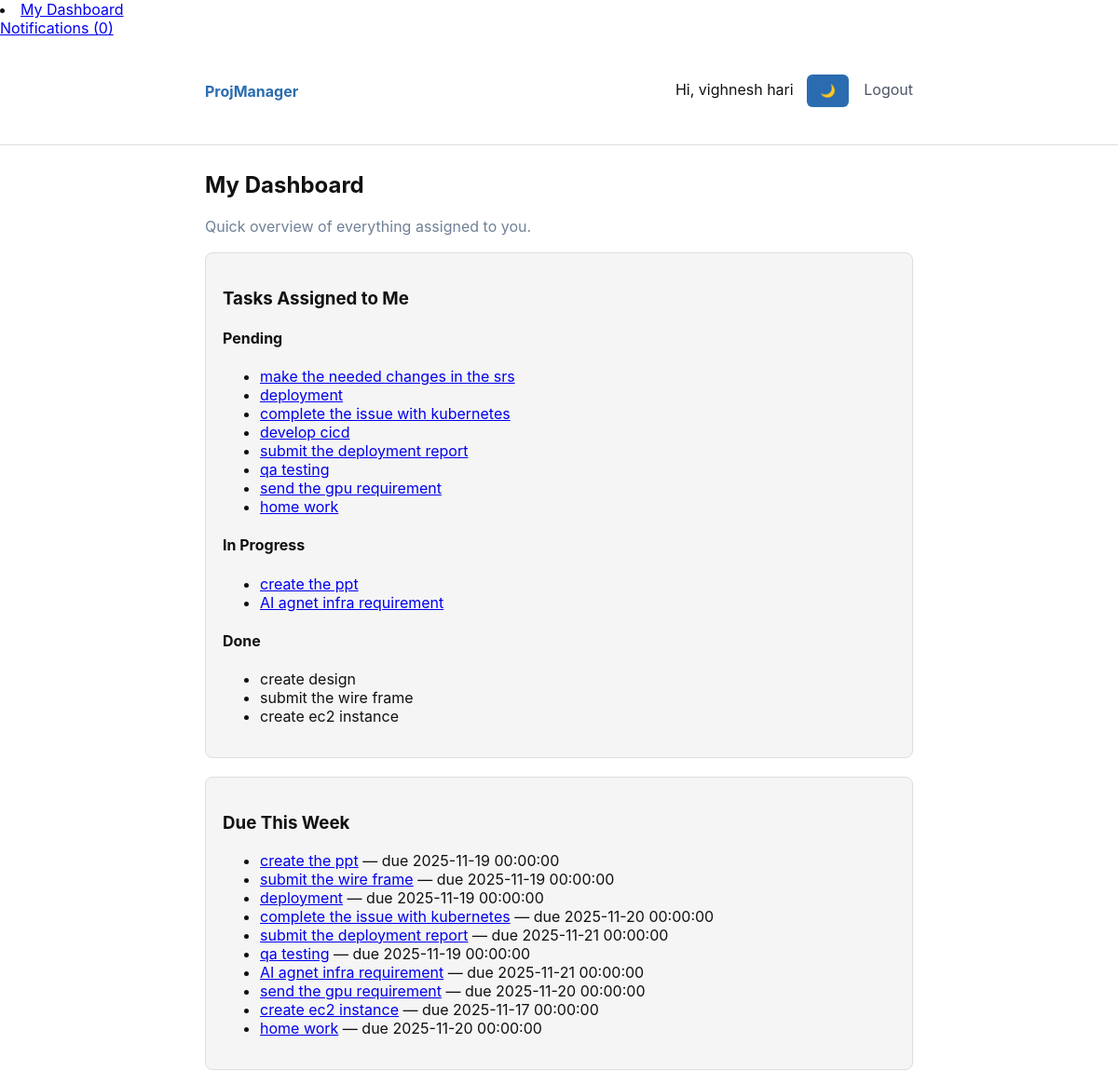
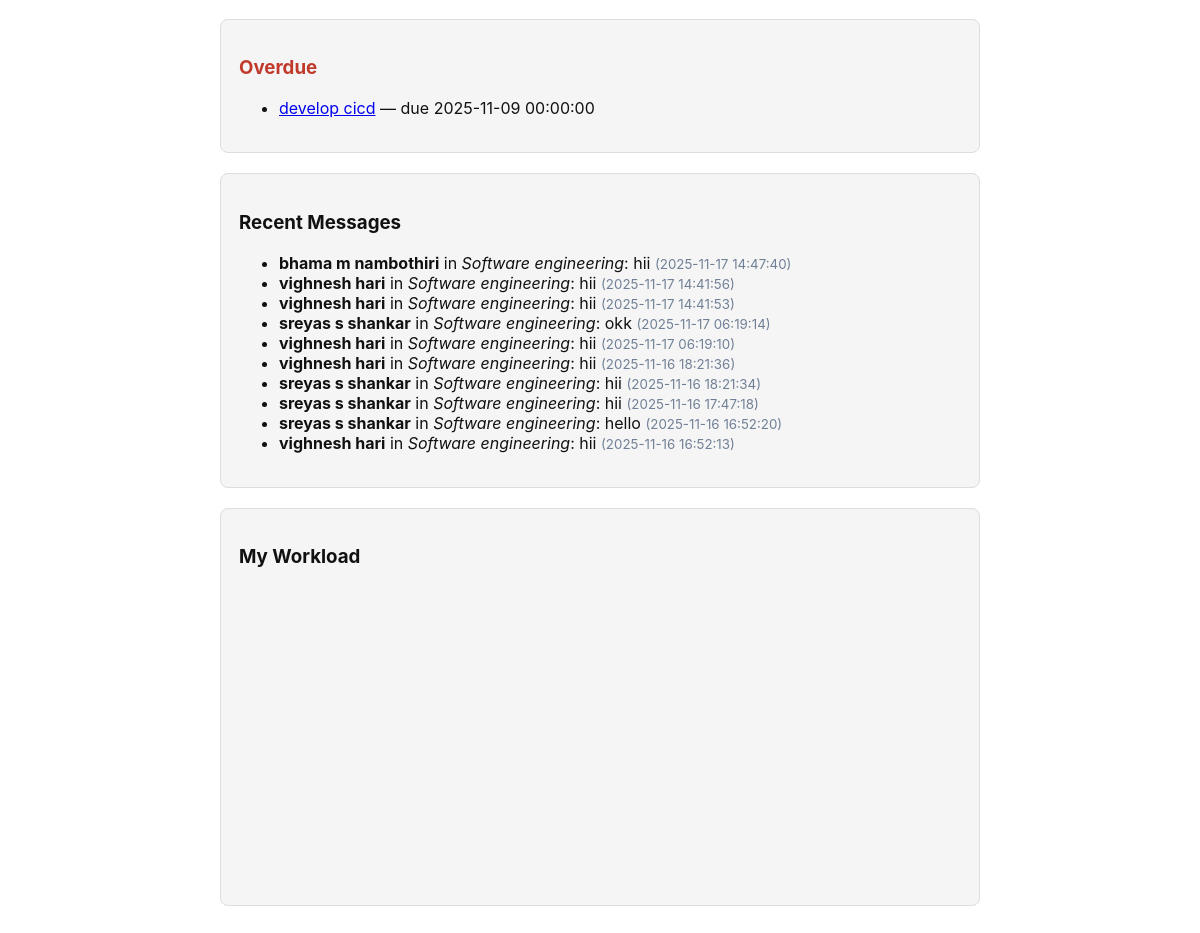
/my_dashboard (signed in), run on the app's committed database (2 pictures, top to bottom).
### models.py (models this page shows, shortened)
class User(db.Model, UserMixin):
    id = db.Column(db.Integer, primary_key=True)
    username = db.Column(db.String(80), unique=True, nullable=False)
    email = db.Column(db.String(120), unique=True, nullable=False)
    password_hash = db.Column(db.String(128), nullable=False)

class Task(db.Model):
    id = db.Column(db.Integer, primary_key=True)
    title = db.Column(db.String(150), nullable=False)
    description = db.Column(db.Text, nullable=True)
    status = db.Column(db.String(20), default='Pending')  # Pending, In Progress, Done
    created_by = db.Column(db.Integer, db.ForeignKey('user.id'), nullable=False)
    assigned_to = db.Column(db.Integer, db.ForeignKey('user.id'), nullable=True)
    group_id = db.Column(db.Integer, db.ForeignKey('group.id'), nullable=False)
    timestamp = db.Column(db.DateTime, default=db.func.now())
    priority = db.Column(db.String(10))
    activities = db.relationship('TaskActivity', backref='task', lazy=True)
    created_at = db.Column(db.DateTime, default=datetime.utcnow)
    due_date = db.Column(db.DateTime, nullable=True)
    updated_at = db.Column(db.DateTime, default=datetime.utcnow, onupdate=datetime.utcnow)
    pomodoro_active = db.Column(db.Boolean, default=False)
    pomodoro_end = db.Column(db.DateTime, nullable=True)
    creator = db.relationship('User', foreign_keys=[created_by], backref='created_tasks')
    assignee = db.relationship('User', foreign_keys=[assigned_to], backref='assigned_tasks')
    group = db.relationship('Group', backref='tasks')

class GroupMessage(db.Model):
    id = db.Column(db.Integer, primary_key=True)
    group_id = db.Column(db.Integer, db.ForeignKey('group.id'), nullable=False)
    user_id = db.Column(db.Integer, db.ForeignKey('user.id'), nullable=False)
    message = db.Column(db.Text, nullable=False)
    timestamp = db.Column(db.DateTime, default=db.func.now())
    user = db.relationship('User', backref='group_messages')
    group = db.relationship('Group', backref='messages')

class Group(db.Model):
    id = db.Column(db.Integer, primary_key=True)
    name = db.Column(db.String(100), nullable=False)
    description = db.Column(db.Text, nullable=True)
    admin_id = db.Column(db.Integer, db.ForeignKey('user.id'), nullable=False)
    admin = db.relationship('User', backref='owned_groups')
    members = db.relationship('GroupMembership', back_populates='group', cascade='all, delete-orphan')

### app.py (the view)
@app.route('/my_dashboard')
@login_required
def my_dashboard():
    user = current_user
    my_tasks = Task.query.filter_by(assigned_to=user.id).all()
    pending = [t for t in my_tasks if t.status == "Pending"]
    inprogress = [t for t in my_tasks if t.status == "In Progress"]
    done = [t for t in my_tasks if t.status == "Done"]
    today = datetime.utcnow().date()
    week_later = today + timedelta(days=7)
    due_this_week = []
    overdue = []
    for t in my_tasks:
        if not t.due_date:
            continue
        due = t.due_date.date() if isinstance(t.due_date, datetime) else t.due_date
        if today <= due <= week_later:
            due_this_week.append(t)
        if due < today and t.status != "Done":
            overdue.append(t)
    workload_data = [["Status", "Tasks"]]
    workload_data.append(["Pending", len(pending)])
    workload_data.append(["In Progress", len(inprogress)])
    workload_data.append(["Done", len(done)])
    groups = [m.group for m in user.memberships]
    recent_messages = GroupMessage.query \
        .filter(GroupMessage.group_id.in_([g.id for g in groups])) \
        .order_by(GroupMessage.timestamp.desc()) \
        .limit(10).all()
    activity = {}
    for t in my_tasks:
        if hasattr(t, "activities"):
            for act in t.activities:
                d = act.timestamp.date()
                activity[d] = activity.get(d, 0) + 1
    for msg in recent_messages:
        d = msg.timestamp.date()
        activity[d] = activity.get(d, 0) + 1
    activity_map = {str(d): c for d, c in activity.items()}
    return render_template(
        "user_dashboard.html",
        user=user,
        pending=pending,
        inprogress=inprogress,
        done=done,
        due_this_week=due_this_week,
        overdue=overdue,
        recent_messages=recent_messages,
        workload_data=workload_data,
        activity_map=activity_map
    )

### app.py (called while the page is built)
@login_manager.user_loader
def load_user(user_id):
    return User.query.get(int(user_id))

@app.context_processor
def inject_notifications():
    if current_user.is_authenticated:
        unread = Notification.query.filter_by(user_id=current_user.id, is_read=False).all()
        return dict(unread_notifications=unread)
    return dict(unread_notifications=[])

### templates/user_dashboard.html (shortened to what this page needs)
{% extends 'base.html' %}
{% block content %}
<h2>My Dashboard</h2>
<p class="muted">Quick overview of everything assigned to you.</p>
<div class="card">
    <h3>Tasks Assigned to Me</h3>
    <h4>Pending</h4>
    {% if pending %}
        <ul>
        {% for t in pending %}
            <li><a href="{{ url_for('task_detail', group_id=t.group_id, task_id=t.id) }}">{{ t.title }}</a></li>
        {% endfor %}
        </ul>
    {% else %}
        <p>No pending tasks 🎉</p>
    {% endif %}
    <h4>In Progress</h4>
    {% if inprogress %}
        <ul>
        {% for t in inprogress %}
            <li><a href="{{ url_for('task_detail', group_id=t.group_id, task_id=t.id) }}">{{ t.title }}</a></li>
        {% endfor %}
        </ul>
    {% else %}
        <p>No active tasks.</p>
    {% endif %}
    <h4>Done</h4>
    {% if done %}
        <ul>
        {% for t in done %}
            <li>{{ t.title }}</li>
        {% endfor %}
        </ul>
    {% else %}
        <p>No completed tasks yet.</p>
    {% endif %}
</div>
<div class="card" style="margin-top:20px;">
    <h3>Due This Week</h3>
    {% if due_this_week %}
        <ul>
            {% for t in due_this_week %}
            <li>
                <a href="{{ url_for('task_detail', group_id=t.group_id, task_id=t.id) }}">{{ t.title }}</a>
                — due {{ t.due_date }}
            </li>
            {% endfor %}
        </ul>
    {% else %}
        <p>No deadlines this week.</p>
    {% endif %}
</div>
<div class="card" style="margin-top:20px;">
    <h3 style="color:#c0392b;">Overdue</h3>
    {% if overdue %}
        <ul>
            {% for t in overdue %}
            <li>
                <a href="{{ url_for('task_detail', group_id=t.group_id, task_id=t.id) }}">{{ t.title }}</a>
                — due {{ t.due_date }}
            </li>
            {% endfor %}
        </ul>
    {% else %}
        <p>No overdue tasks 🎉</p>
    {% endif %}
</div>
<div class="card" style="margin-top:20px;">
    <h3>Recent Messages</h3>
    {% if recent_messages %}
        <ul>
        {% for m in recent_messages %}
            <li>
                <strong>{{ m.user.username }}</strong> in <em>{{ m.group.name }}</em>:
                {{ m.message }}
                <small class="muted">({{ m.timestamp }})</small>
            </li>
        {% endfor %}
        </ul>
    {% else %}
        <p>No recent messages.</p>
    {% endif %}
</div>
<div class="card" style="margin-top:20px;">
    <h3>My Workload</h3>
    <div id="user_workload_chart" style="height:300px;"></div>
</div>
{% endblock %}

### templates/base.html (shortened to what this page needs)
<!doctype html>
<html lang="en">
<head>
    <li><a href="{{ url_for('my_dashboard') }}">My Dashboard</a></li>
    <link rel="stylesheet" href="{{ url_for('static', filename='css/style.css') }}">
</head>
<body class="{{ 'dark-mode' if session.get('theme') == 'dark' else '' }}">
{% if current_user.is_authenticated %}
<a href="{{ url_for('notifications') }}">
    Notifications ({{ current_user.unread_notifications|length }})
</a>
{% endif %}
{% set _ = session.pop('popup_notification', None) %}
<nav class="nav">
    <div class="container">
        <a class="brand" href="{{ url_for('index') }}">ProjManager</a>
        <div class="nav-right">
            {% if current_user.is_authenticated %}
                <span>Hi, {{ current_user.username }}</span>
                <button id="theme-toggle" class="btn" style="margin-left:10px;">
                    🌙
                </button>
                <a href="{{ url_for('logout') }}">Logout</a>
            {% else %}
                <a href="{{ url_for('login') }}">Login</a>
                <a href="{{ url_for('register') }}">Register</a>
            {% endif %}
        </div>
    </div>
</nav>
<main class="container">
    {% block content %}{% endblock %}
</main>
</body>
</html>

### static/css/style.css (style rules this page uses)
:root { --max-width:760px;--accent:#2b6cb0 }
body { font-family:Inter,system-ui,Segoe UI,Roboto,Arial,sans-serif;margin:0;background:#f7fafc;color:#222 }
.container { max-width:var(--max-width);margin:28px auto;padding:0 16px }
.nav { background:white;border-bottom:1px solid #e6eef6 }
.nav .container { display:flex;align-items:center;justify-content:space-between;padding:12px 16px }
.brand { font-weight:700;color:var(--accent);text-decoration:none }
.nav-right a { margin-left:12px;text-decoration:none;color:#4a5568 }
.btn { padding:10px 14px;border:none;border-radius:6px;background:var(--accent);color:white;cursor:pointer }
.muted { color:#718096 }
.card { background:white;padding:18px;border-radius:8px;margin-top:18px }
:root { --bg-color: #ffffff; --text-color: #111111; --card-bg: #f5f5f5; --nav-bg: #ffffff; --border-color: #dddddd; }
body { background: var(--bg-color); color: var(--text-color); }
.card { background: var(--card-bg); border: 1px solid var(--border-color); }
.nav { background: var(--nav-bg); border-bottom: 1px solid var(--border-color); }

### data on the page
User: username "vighnesh hari"
Task: title "make the needed changes in the srs"
Task: title "deployment", due_date "2025-11-19 00:00:00"
Task: title "complete the issue with kubernetes", due_date "2025-11-20 00:00:00"
Task: title "develop cicd", due_date "2025-11-09 00:00:00"
Task: title "submit the deployment report", due_date "2025-11-21 00:00:00"
Task: title "qa testing", due_date "2025-11-19 00:00:00"
Task: title "send the gpu requirement", due_date "2025-11-20 00:00:00"
Task: title "home work", due_date "2025-11-20 00:00:00"
Task: title "create the ppt", due_date "2025-11-19 00:00:00"
Task: title "AI agnet infra requirement", due_date "2025-11-21 00:00:00"
Task: title "create design"
Task: title "submit the wire frame", due_date "2025-11-19 00:00:00"
Task: title "create ec2 instance", due_date "2025-11-17 00:00:00"
GroupMessage: user.username "bhama m nambothiri", group.name "Software engineering", message "hii", timestamp "2025-11-17 14:47:40"
GroupMessage: user.username "vighnesh hari", group.name "Software engineering", message "hii", timestamp "2025-11-17 14:41:56"
GroupMessage: user.username "vighnesh hari", group.name "Software engineering", message "hii", timestamp "2025-11-17 14:41:53"
GroupMessage: user.username "sreyas s shankar", group.name "Software engineering", message "okk", timestamp "2025-11-17 06:19:14"
GroupMessage: user.username "vighnesh hari", group.name "Software engineering", message "hii", timestamp "2025-11-17 06:19:10"
GroupMessage: user.username "vighnesh hari", group.name "Software engineering", message "hii", timestamp "2025-11-16 18:21:36"
GroupMessage: user.username "sreyas s shankar", group.name "Software engineering", message "hii", timestamp "2025-11-16 18:21:34"
GroupMessage: user.username "sreyas s shankar", group.name "Software engineering", message "hii", timestamp "2025-11-16 17:47:18"
GroupMessage: user.username "sreyas s shankar", group.name "Software engineering", message "hello", timestamp "2025-11-16 16:52:20"
GroupMessage: user.username "vighnesh hari", group.name "Software engineering", message "hii", timestamp "2025-11-16 16:52:13"

### other printed values
{{ current_user.unread_notifications|length }} "0"
